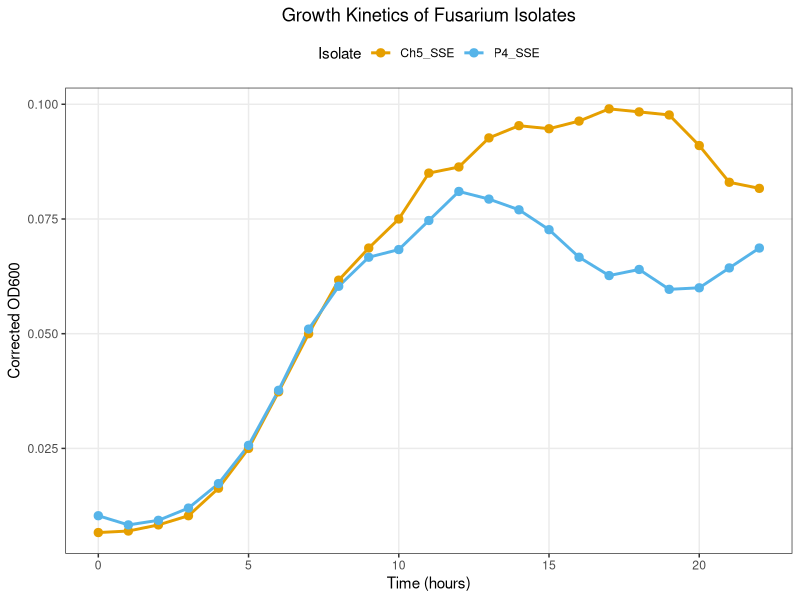

Write R code to recreate this figure.
# LOAD REQUIRED PACKAGES ------------------------------------------------------
library(ggplot2)   # For creating publication-quality graphics
library(dplyr)     # For data manipulation using intuitive syntax
library(nlme)      # For advanced linear mixed-effects modeling

# DATA IMPORT AND PREPROCESSING -----------------------------------------------
# Read raw OD data from CSV file
# Structure: Each row contains Time (hr), Treatment, and OD_600 measurement
raw_data <- read.csv("OD_trial1.csv") %>%
  # FILTERING STRATEGY:
  # 1. Remove all water controls (not needed for final analysis)
  # 2. Keep SSE (soybean seed extract blank), P4_SSE, and Ch5_SSE
  filter(Treatment %in% c("SSE", "P4_SSE", "Ch5_SSE")) %>%
  
  # DATA TYPE CONVERSIONS:
  # - Convert Time from factor to numeric for modeling
  # - Convert Treatment to factor for proper statistical modeling
  mutate(
    Time = as.numeric(as.character(Time)),  # Handle potential factor issues
    Treatment = factor(Treatment)           # Ensure proper categorical handling
  )

# BLANK CORRECTION PROTOCOL ---------------------------------------------------
# Calculate mean OD of SSE (blank) at each time point
sse_means <- raw_data %>%
  filter(Treatment == "SSE") %>%        # Select only blank measurements
  group_by(Time) %>%                    # Group by time point
  summarise(
    sse_mean = mean(OD_600),            # Calculate mean blank OD
    .groups = "drop"                    # Prevent unexpected grouping retention
  )

# Create corrected dataset for fungal isolates
corrected_data <- raw_data %>%
  # MERGE BLANK MEANS TO MAIN DATA:
  # Match SSE means to corresponding time points via left join
  left_join(sse_means, by = "Time") %>%
  
  # APPLY BLANK CORRECTION:
  # Only correct treatment groups (P4_SSE/Ch5_SSE), not SSE itself
  mutate(
    OD_corrected = ifelse(
      Treatment != "SSE", 
      OD_600 - sse_mean,                # Subtract blank OD from sample OD
      NA                                # Keep SSE values as NA (will be removed)
    )
  ) %>%
  # FINAL DATA FILTERING:
  # 1. Remove SSE controls after using them for correction
  # 2. Ensure only experimental groups remain
  filter(Treatment %in% c("P4_SSE", "Ch5_SSE")) %>%
  
  # REPLICATE IDENTIFICATION:
  # Create Replicate IDs since original data doesn't contain them
  # Assumes 3 replicates per time-treatment combination
  group_by(Treatment, Time) %>%
  mutate(Replicate = row_number())      # Number replicates sequentially (1-3)

# MIXED-EFFECTS STATISTICAL MODEL ---------------------------------------------
# Model Formula: OD_corrected ~ Time * Treatment + (1 | Replicate)
# - Fixed Effects: 
#   * Time: Continuous predictor of growth over time
#   * Treatment: Categorical predictor (P4_SSE vs Ch5_SSE)
#   * Interaction Term (Time*Treatment): Tests if growth rates differ between isolates
# - Random Effect: 
#   * (1 | Replicate): Accounts for variability between biological replicates

final_model <- lme(
  fixed = OD_corrected ~ Time * Treatment,  # Specify fixed effects
  random = ~1 | Replicate,                  # Random intercept per replicate
  data = corrected_data,                    # Use corrected OD values
  na.action = na.omit                       # Handle any remaining NAs
)

# MODEL OUTPUT INTERPRETATION -------------------------------------------------
# Generate ANOVA table to evaluate significance of terms
model_summary <- summary(final_model)

# Key outputs to check:
# 1. "Time:Treatment" p-value: Significant = growth rates differ between isolates
# 2. Time coefficient: Overall growth rate across both isolates
# 3. Treatment coefficient: Baseline OD difference between isolates

print(model_summary)  # Show full model output in console

# GROWTH CURVE VISUALIZATION --------------------------------------------------
# Create summary statistics for plotting
plot_data <- corrected_data %>%
  group_by(Time, Treatment) %>%
  summarise(
    mean_OD = mean(OD_corrected),   # Central tendency measure
    sd_OD = sd(OD_corrected),       # Measure of variability
    n = n(),                        # Verify 3 replicates per group
    .groups = "drop"
  )

# Construct publication-quality plot
growth_plot <- ggplot(
  plot_data, 
  aes(
    x = Time, 
    y = mean_OD, 
    color = Treatment,              # Color-code by isolate
    group = Treatment               # Ensure separate lines per treatment
  )
) +
  # PLOT ELEMENTS:
  geom_line(linewidth = 1) +        # Main growth curve
  geom_point(size = 2.5) +          # Individual time points
 
  # AESTHETIC CUSTOMIZATIONS:
  labs(
    x = "Time (hours)", 
    y = "Corrected OD600", 
    title = "Growth Kinetics of Fusarium Isolates",
    color = "Isolate"
  ) +
  scale_color_manual(
    values = c("#E69F00", "#56B4E9") # Color-blind friendly palette
  ) +
  theme_bw() +                  # Clean background
  theme(
    legend.position = "top",         # Optimize space usage
    panel.grid.minor = element_blank(), # Remove distracting gridlines
    plot.title = element_text(hjust = 0.5) # Center title
  )

# Display final plot
print(growth_plot)

